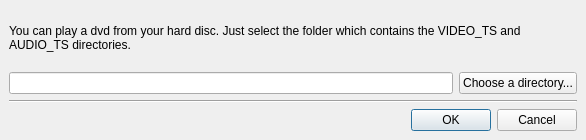
<ui version="4.0" >
 <class>InputDVDDirectory</class>
 <widget class="QDialog" name="InputDVDDirectory" >
  <property name="geometry" >
   <rect>
    <x>0</x>
    <y>0</y>
    <width>586</width>
    <height>140</height>
   </rect>
  </property>
  <property name="windowTitle" >
   <string>SMPlayer - Play a DVD from a folder</string>
  </property>
  <property name="windowIcon" >
   <iconset/>
  </property>
  <property name="modal" >
   <bool>true</bool>
  </property>
  <layout class="QVBoxLayout" >
   <property name="margin" >
    <number>9</number>
   </property>
   <property name="spacing" >
    <number>6</number>
   </property>
   <item>
    <widget class="QLabel" name="intro_text" >
     <property name="sizePolicy" >
      <sizepolicy>
       <hsizetype>7</hsizetype>
       <vsizetype>5</vsizetype>
       <horstretch>0</horstretch>
       <verstretch>0</verstretch>
      </sizepolicy>
     </property>
     <property name="text" >
      <string>You can play a dvd from your hard disc. Just select the folder which contains the VIDEO_TS and AUDIO_TS directories.</string>
     </property>
     <property name="alignment" >
      <set>Qt::AlignVCenter</set>
     </property>
     <property name="wordWrap" >
      <bool>true</bool>
     </property>
    </widget>
   </item>
   <item>
    <layout class="QHBoxLayout" >
     <property name="margin" >
      <number>0</number>
     </property>
     <property name="spacing" >
      <number>6</number>
     </property>
     <item>
      <widget class="QLineEdit" name="dvd_directory_edit" >
       <property name="sizePolicy" >
        <sizepolicy>
         <hsizetype>7</hsizetype>
         <vsizetype>0</vsizetype>
         <horstretch>0</horstretch>
         <verstretch>0</verstretch>
        </sizepolicy>
       </property>
      </widget>
     </item>
     <item>
      <widget class="QPushButton" name="searchButton" >
       <property name="text" >
        <string>Choose a directory...</string>
       </property>
      </widget>
     </item>
    </layout>
   </item>
   <item>
    <widget class="Line" name="line1" >
     <property name="sizePolicy" >
      <sizepolicy>
       <hsizetype>7</hsizetype>
       <vsizetype>0</vsizetype>
       <horstretch>0</horstretch>
       <verstretch>0</verstretch>
      </sizepolicy>
     </property>
     <property name="frameShape" >
      <enum>QFrame::HLine</enum>
     </property>
     <property name="frameShadow" >
      <enum>QFrame::Sunken</enum>
     </property>
     <property name="orientation" >
      <enum>Qt::Horizontal</enum>
     </property>
    </widget>
   </item>
   <item>
    <layout class="QHBoxLayout" >
     <property name="margin" >
      <number>0</number>
     </property>
     <property name="spacing" >
      <number>6</number>
     </property>
     <item>
      <spacer>
       <property name="orientation" >
        <enum>Qt::Horizontal</enum>
       </property>
       <property name="sizeHint" >
        <size>
         <width>40</width>
         <height>20</height>
        </size>
       </property>
      </spacer>
     </item>
     <item>
      <widget class="QDialogButtonBox" name="buttonBox" >
       <property name="orientation" >
        <enum>Qt::Horizontal</enum>
       </property>
       <property name="standardButtons" >
        <set>QDialogButtonBox::Cancel|QDialogButtonBox::NoButton|QDialogButtonBox::Ok</set>
       </property>
      </widget>
     </item>
    </layout>
   </item>
  </layout>
 </widget>
 <layoutdefault spacing="6" margin="11" />
 <pixmapfunction>qPixmapFromMimeSource</pixmapfunction>
 <resources/>
 <connections>
  <connection>
   <sender>buttonBox</sender>
   <signal>accepted()</signal>
   <receiver>InputDVDDirectory</receiver>
   <slot>accept()</slot>
   <hints>
    <hint type="sourcelabel" >
     <x>468</x>
     <y>185</y>
    </hint>
    <hint type="destinationlabel" >
     <x>286</x>
     <y>132</y>
    </hint>
   </hints>
  </connection>
  <connection>
   <sender>buttonBox</sender>
   <signal>rejected()</signal>
   <receiver>InputDVDDirectory</receiver>
   <slot>reject()</slot>
   <hints>
    <hint type="sourcelabel" >
     <x>468</x>
     <y>185</y>
    </hint>
    <hint type="destinationlabel" >
     <x>286</x>
     <y>132</y>
    </hint>
   </hints>
  </connection>
 </connections>
</ui>
